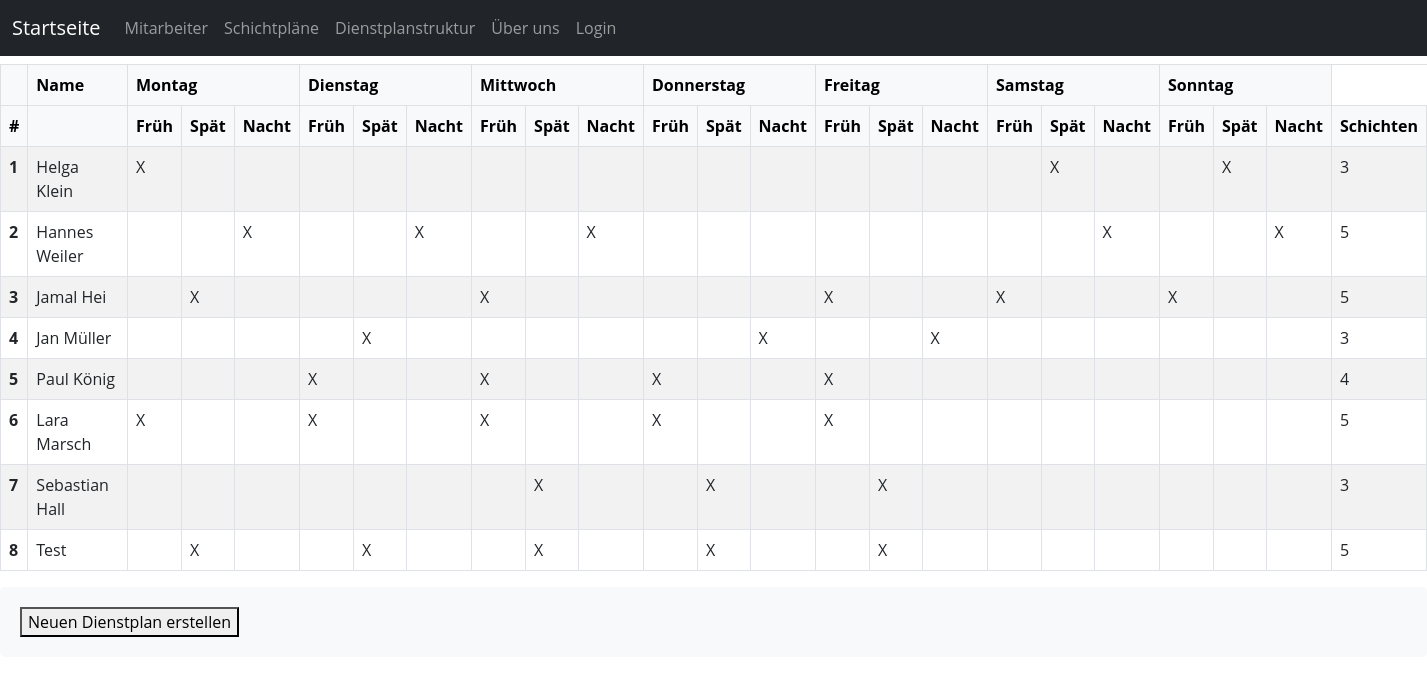
Page /schedule/18 on the committed database.
### scheduler/models.py (models this page shows, shortened)
class Schedule(models.Model):
    employee = models.ForeignKey(Employee, on_delete=models.CASCADE, null = True)
    calender_week = models.ForeignKey(CalenderWeek,on_delete=models.CASCADE,blank=True, null=True)
    monday_1 = models.BooleanField(default=False)
    monday_2 = models.BooleanField(default=False)
    monday_3 = models.BooleanField(default=False)
    tuesday_1 = models.BooleanField(default=False)
    tuesday_2 = models.BooleanField(default=False)
    tuesday_3 = models.BooleanField(default=False)
    wednesday_1 = models.BooleanField(default=False)
    wednesday_2 = models.BooleanField(default=False)
    wednesday_3 = models.BooleanField(default=False)
    thursday_1 = models.BooleanField(default=False)
    thursday_2 = models.BooleanField(default=False)
    thursday_3 = models.BooleanField(default=False)
    friday_1 = models.BooleanField(default=False)
    friday_2 = models.BooleanField(default=False)
    friday_3 = models.BooleanField(default=False)
    saturday_1 = models.BooleanField(default=False)
    saturday_2 = models.BooleanField(default=False)
    saturday_3 = models.BooleanField(default=False)
    sunday_1 = models.BooleanField(default=False)
    sunday_2 = models.BooleanField(default=False)
    sunday_3 = models.BooleanField(default=False)

class Employee(models.Model):
    user = models.ForeignKey(User, related_name='employee', on_delete=models.CASCADE, null=True)
    name = models.CharField(max_length=50)
    working_hours_per_week = models.PositiveIntegerField(default=0)
    worked_hours = models.PositiveIntegerField(default=0)
    shifts_per_week = models.PositiveIntegerField()
    slug = models.SlugField(default="", null=False)

### scheduler/views.py (the view)
# urls.py: path("schedule/<int:id>", views.single_schedule, name="single_schedule"),
def single_schedule(request, id):
    single_schedule = get_object_or_404(CalenderWeek, pk=id)
    bool_fields = [field.name for field in Schedule._meta.fields if isinstance(field, BooleanField)]
    sum_boolean = 0
    sum_boolean_list = []
    for obj in single_schedule.schedule_set.all():
        sum_boolean = 0
        for field in bool_fields:
            if getattr(obj, field): # this gets the value of the field from the object
                sum_boolean += 1
        sum_boolean_list.append(sum_boolean)
    combined = zip(single_schedule.schedule_set.all(), sum_boolean_list)
    return render(request, "scheduler/calender_week.html", {
        "combined" : combined
    })

### scheduler/templates/scheduler/calender_week.html (shortened to what this page needs)
{% extends 'scheduler/base.html' %}
{% block content %}
<table class="table table-striped table-hover table-bordered">
    <thead class="table-light">
        <tr>
            <th scope="col"></th>
            <th scope="col">Name</th>
            <th colspan="3">Montag</th>
            <th colspan="3">Dienstag</th>
            <th colspan="3">Mittwoch</th>
            <th colspan="3">Donnerstag</th>
            <th colspan="3">Freitag</th>
            <th colspan="3">Samstag</th>
            <th colspan="3">Sonntag</th>
        </tr>
        <tr>
            <th scope="col">#</th>
            <th scope="col"></th>
            <th scope="col">Früh</th>
            <th scope="col">Spät</th>
            <th scope="col">Nacht</th>
            <th scope="col">Früh</th>
            <th scope="col">Spät</th>
            <th scope="col">Nacht</th>
            <th scope="col">Früh</th>
            <th scope="col">Spät</th>
            <th scope="col">Nacht</th>
            <th scope="col">Früh</th>
            <th scope="col">Spät</th>
            <th scope="col">Nacht</th>
            <th scope="col">Früh</th>
            <th scope="col">Spät</th>
            <th scope="col">Nacht</th>
            <th scope="col">Früh</th>
            <th scope="col">Spät</th>
            <th scope="col">Nacht</th>
            <th scope="col">Früh</th>
            <th scope="col">Spät</th>
            <th scope="col">Nacht</th>
            <th scope="col">Schichten</th>
        </tr>
    </thead>
    <tbody>
        {% for schedule, sum_boolean_list in combined %}
        <tr>
            <th scope="row">{{ forloop.counter }}</th>
            <td>{{schedule.employee.name}}</td>
            <td>{% if schedule.monday_1 %}X{% endif %}</td>
            <td>{% if schedule.monday_2 %}X{% endif %}</td>
            <td>{% if schedule.monday_3 %}X{% endif %}</td>
            <td>{% if schedule.tuesday_1 %}X{% endif %}</td>
            <td>{% if schedule.tuesday_2 %}X{% endif %}</td>
            <td>{% if schedule.tuesday_3 %}X{% endif %}</td>
            <td>{% if schedule.wednesday_1 %}X{% endif %}</td>
            <td>{% if schedule.wednesday_2 %}X{% endif %}</td>
            <td>{% if schedule.wednesday_3 %}X{% endif %}</td>
            <td>{% if schedule.thursday_1 %}X{% endif %}</td>
            <td>{% if schedule.thursday_2 %}X{% endif %}</td>
            <td>{% if schedule.thursday_3 %}X{% endif %}</td>
            <td>{% if schedule.friday_1 %}X{% endif %}</td>
            <td>{% if schedule.friday_2 %}X{% endif %}</td>
            <td>{% if schedule.friday_3 %}X{% endif %}</td>
            <td>{% if schedule.saturday_1 %}X{% endif %}</td>
            <td>{% if schedule.saturday_2 %}X{% endif %}</td>
            <td>{% if schedule.saturday_3 %}X{% endif %}</td>
            <td>{% if schedule.sunday_1 %}X{% endif %}</td>
            <td>{% if schedule.sunday_2 %}X{% endif %}</td>
            <td>{% if schedule.sunday_3 %}X{% endif %}</td>
            <td>{{ sum_boolean_list }}</td>
        </tr>
        {% endfor %}
    </tbody>
</table>
<form action="{% url 'schedule'%}" method="POST">
    <button type="submit">Neuen Dienstplan erstellen</button>
</form>
{% endblock content %}

### scheduler/static/scheduler/styles.css (style rules this page uses)
body { font-family: 'Open Sans', sans-serif; }
form { background-color: #f8f9fa; padding: 20px; border-radius: 5px; }

### rows in the picture
Schedule: employee.name "Helga Klein", monday_1 "X", saturday_2 "X", sunday_2 "X", sum_boolean_list "3"
Schedule: employee.name "Hannes Weiler", monday_3 "X", tuesday_3 "X", wednesday_3 "X", saturday_3 "X", sunday_3 "X", sum_boolean_list "5"
Schedule: employee.name "Jamal Hei", monday_2 "X", wednesday_1 "X", friday_1 "X", saturday_1 "X", sunday_1 "X", sum_boolean_list "5"
Schedule: employee.name "Jan Müller", tuesday_2 "X", thursday_3 "X", friday_3 "X", sum_boolean_list "3"
Schedule: employee.name "Paul König", tuesday_1 "X", wednesday_1 "X", thursday_1 "X", friday_1 "X", sum_boolean_list "4"
Schedule: employee.name "Lara Marsch", monday_1 "X", tuesday_1 "X", wednesday_1 "X", thursday_1 "X", friday_1 "X", sum_boolean_list "5"
Schedule: employee.name "Sebastian Hall", wednesday_2 "X", thursday_2 "X", friday_2 "X", sum_boolean_list "3"
Schedule: employee.name "Test", monday_2 "X", tuesday_2 "X", wednesday_2 "X", thursday_2 "X", friday_2 "X", sum_boolean_list "5"
